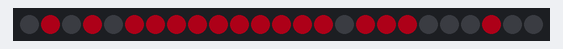
This program was run on a simulated Raspberry Pi (BCM pin numbers). On the bench: 25 RGB LEDs in strip order, left to right. Dim RGB values are drawn brighter than linear.

Above: at 0.1 s.
At 0.86 s:
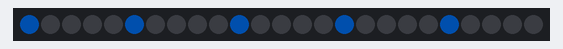
At 1.22 s:
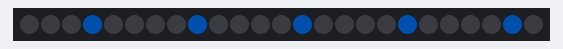
At 1.71 s:
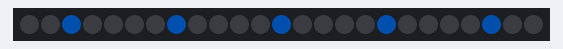
At 2.19 s:
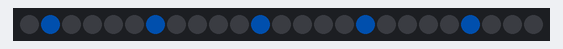
At 2.56 s:
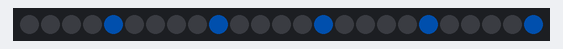

The program:

example.py
```python
# Raspberry Pi Python example using rpi_ws281x to control a 5x5 WS2812B matrix, draw a heart bitmap, and perform a column-sweep animation (with serpentine mapping option).
#
# Buy this module: https://shillehtek.com/products/ws2812b-5x5-rgb-led-matrix-arduino-esp32
# Full manual: https://shillehtek.com/blogs/shillehtek-product-manuals/ws2812b-5x5-rgb-led-matrix-arduino-esp32-manual
# More examples: https://github.com/shillehbean/shillehtek-examples
#

#!/usr/bin/env python3
# WS2812B 5x5 Matrix - Raspberry Pi Example (rpi_ws281x)
# DIN->GPIO18 (pin 12) via 330 ohm; run with sudo
# Install: sudo pip3 install rpi_ws281x

import time
from rpi_ws281x import PixelStrip, Color

W = H = 5
SERPENTINE = False
strip = PixelStrip(W * H, 18, brightness=50)
strip.begin()

def xy(x, y):
    if SERPENTINE and y % 2 == 1:
        return y * W + (W - 1 - x)
    return y * W + x

HEART = [0b01010, 0b11111, 0b11111, 0b01110, 0b00100]

def clear():
    for i in range(W * H):
        strip.setPixelColor(i, 0)

def draw(bitmap, color):
    clear()
    for y in range(H):
        for x in range(W):
            if bitmap[y] & (1 << (W - 1 - x)):
                strip.setPixelColor(xy(x, y), color)
    strip.show()

def column_sweep(color, loops=3):
    for _ in range(loops):
        for x in range(W):
            clear()
            for y in range(H):
                strip.setPixelColor(xy(x, y), color)
            strip.show()
            time.sleep(0.12)

try:
    while True:
        draw(HEART, Color(255, 0, 40))
        time.sleep(0.8)
        column_sweep(Color(0, 120, 255))
except KeyboardInterrupt:
    clear(); strip.show()
    print("Stopped by user")
```

Measured:
- by itself, everything shown: repeats every 2.6 s, in 16 steps
